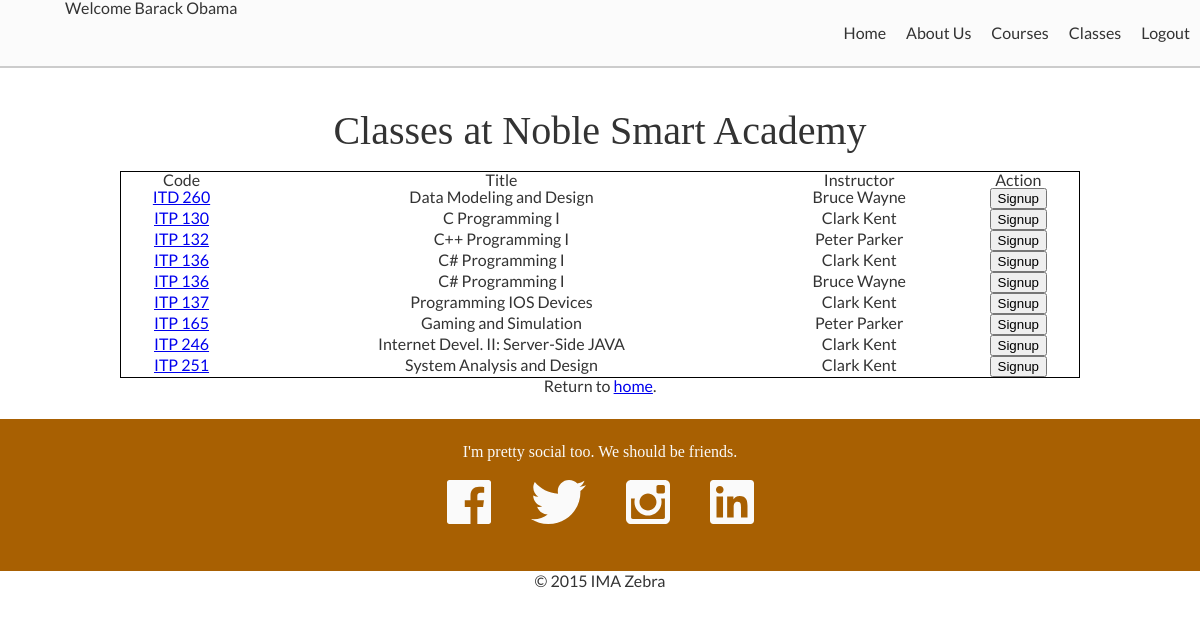
Screenshot of /classes.php (signed in) with the database file from the repository.
### tables this page shows
CREATE TABLE IF NOT EXISTS `classes` (
  `id` int(11) NOT NULL AUTO_INCREMENT,
  `course_id` int(11) NOT NULL,
  `instructor_id` int(11) NOT NULL,
  `start_date` date NOT NULL,
  `end_date` date NOT NULL,
  `location` varchar(250) NOT NULL,
  PRIMARY KEY (`id`) USING BTREE,
  KEY `fk_courseId` (`course_id`)
);

CREATE TABLE IF NOT EXISTS `courses` (
  `id` int(11) NOT NULL,
  `code` varchar(15) NOT NULL,
  `title` varchar(255) NOT NULL,
  `credit` int(11) DEFAULT NULL,
  `description` text,
  `cost` float DEFAULT NULL,
  PRIMARY KEY (`id`)
);

### includes/functions.php (the view, shortened to what this page needs)
<?php
function getClasses(){
    global $link;
    $sql='SELECT C.id, S.code as code, S.title as title, C.location as location,
    concat(I.fname," ", I.lname) as fullname
    FROM `classes` as C, `instructors` as I, `courses` as S
    where C.instructor_id=I.id and C.course_id = S.id
    order by S.code asc';
    $result = mysqli_query($link, $sql);
    echo "<table style='border:solid 1px black;width:80%;margin-left:auto;margin-right:auto'><thead>
        <th>Code</th>
        <th>Title</th><th>Instructor</th>
        <th>Action</th>
        </thead>
        <tbody>";
    while($courses=mysqli_fetch_array($result)){
        $id=htmlspecialchars($courses['id'],ENT_QUOTES, 'UTF-8');
        $code= htmlspecialchars($courses['code'],ENT_QUOTES, 'UTF-8');
        $title=htmlspecialchars($courses['title'],ENT_QUOTES, 'UTF-8');
        $fullname=htmlspecialchars($courses['fullname'],ENT_QUOTES, 'UTF-8');
        $lnkDetail = '<tr><td><a href="courses.php?id='.$id.'">'.$code.'</a></td>';
        echo '<td>'.$lnkDetail.'</td><td>'.$title.'</td>';
        echo '<td>'.$fullname.'</td>';
        if (isset($_COOKIE["fullname"])){
            $userId = $_COOKIE["userid"];
            $btnSignup = '<input type="button" onclick="signup('.$id.','.$userId.')" value="Signup"/>';
            echo '<td>'.$btnSignup.'</td>';
        } else {
            $lnkLogin = '<a href="login.php">Login to Signup<a/>';
            echo '<td>'.$lnkLogin.'</td>';
        }
    }
    echo "</tbody></table>";
}
?>

### css/global.css (style rules this page uses)
body { color: #333; font-family: 'Lato', sans-serif; padding-top: 66px; }

### rows the page displays
classes: course.code "ITD 260", course.title "Data Modeling and Design", fullname "Bruce Wayne"
classes: course.code "ITP 130", course.title "C Programming I", fullname "Clark Kent"
classes: course.code "ITP 132", course.title "C++ Programming I", fullname "Peter Parker"
classes: course.code "ITP 136", course.title "C# Programming I", fullname "Clark Kent"
classes: course.code "ITP 136", course.title "C# Programming I", fullname "Bruce Wayne"
classes: course.code "ITP 137", course.title "Programming IOS Devices", fullname "Clark Kent"
classes: course.code "ITP 165", course.title "Gaming and Simulation", fullname "Peter Parker"
classes: course.code "ITP 246", course.title "Internet Devel. II: Server-Side JAVA", fullname "Clark Kent"
classes: course.code "ITP 251", course.title "System Analysis and Design", fullname "Clark Kent"

### other values shown
$_COOKIE["fullname"] "Barack Obama"
